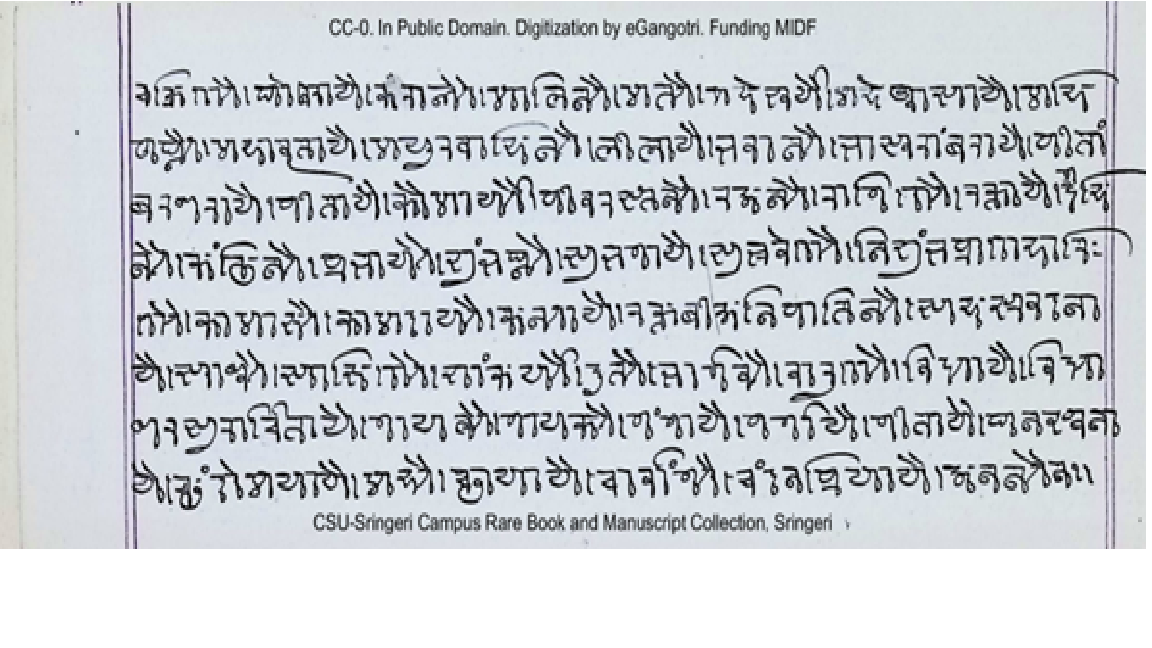
#> input picture storage/uploads/15117345bf3142dfbe1cf77fe141ef11.png, 1152 x 648 px; its folder holds only this picture in this run
$ python inference.py --input storage/uploads --output out
#> lines starting #> are read from the running program, lines starting #| are printed output that depends on the picture; after the words box and inside, x2 and y2 are one past the last pixel; in counts of white or black regions, pixels touching at a corner belong together
### app/detector.py
"""Explainable OpenCV baseline for manuscript layout-region detection.

This detector is deliberately simple: it finds ink components, groups them into
text bands, and classifies those bands from their location and shape.  A trained
detector can replace this class later without changing the API or CLI.
"""

from __future__ import annotations

from dataclasses import dataclass
from pathlib import Path

import cv2
import numpy as np

from app.schemas import BoundingBox, Region


LABELS = ("header", "footer", "main_text", "side_text", "filler")
COLORS = {
    # OpenCV uses BGR channel order.
    "header": (246, 130, 49),
    "footer": (12, 88, 234),
    "main_text": (74, 163, 22),
    "side_text": (247, 85, 168),
    "filler": (8, 179, 234),
}


@dataclass
class DetectorSettings:
    """Tunable values for the rule-based detector."""

    max_processing_side: int = 1800
    minimum_component_area_ratio: float = 0.000006
    minimum_region_area_ratio: float = 0.0008


class ManuscriptLayoutDetector:
    """Detect header, footer, main text, side text and filler regions."""

    def __init__(self, settings: DetectorSettings | None = None) -> None:
        self.settings = settings or DetectorSettings()

    def detect_file(self, image_path: str | Path) -> tuple[np.ndarray, list[Region]]:
        """Load an image and return the original pixels plus detected regions."""

        image_path = Path(image_path)
        file_bytes = np.fromfile(str(image_path), dtype=np.uint8)
        image = cv2.imdecode(file_bytes, cv2.IMREAD_COLOR)
#> image is the input picture: shape (648, 1152, 3); mean B, G, R 211.6, 206.8, 202.4
        if image is None:
            raise ValueError(f"Could not read image: {image_path}")
        return image, self.detect(image)

    def detect(self, image: np.ndarray) -> list[Region]:
        """Run the complete detection pipeline on a BGR image."""

        if image is None or image.size == 0:
            raise ValueError("The input image is empty.")

        original_height, original_width = image.shape[:2]
        working, scale = self._resize_for_processing(image)
        page_box = self._find_page_box(working)
        ink_mask = self._create_ink_mask(working, page_box)
        candidate_boxes = self._find_text_bands(ink_mask, page_box)
        regions = self._classify_and_merge(candidate_boxes, page_box, working.shape[:2])
        regions.extend(self._find_outside_margin_regions(working, page_box))

        if not regions:
            regions = [
                Region(
                    label="main_text",
                    confidence=0.35,
                    bbox=self._scale_box(page_box, 1.0 / scale, original_width, original_height),
                )
            ]
            return regions

        scaled_regions: list[Region] = []
        for region in regions:
            scaled_regions.append(
                Region(
                    label=region.label,
                    confidence=region.confidence,
                    bbox=self._scale_box(
                        region.bbox,
                        1.0 / scale,
                        original_width,
                        original_height,
                    ),
                )
            )
        return self._sort_regions(scaled_regions)

    def _find_outside_margin_regions(
        self, image: np.ndarray, page_box: BoundingBox
    ) -> list[Region]:
        """Find header/footer text above or below a detected substrate.

        Palm-leaf scans often place English collection credits on the blue scan
        background. They are outside the leaf, so they need a separate local-
        contrast pass instead of the normal page ink mask.
        """

        image_height, image_width = image.shape[:2]
        page_height = page_box.y_max - page_box.y_min + 1
        margin = max(4, int(page_height * 0.012))
        outside_ranges = [
            (0, max(0, page_box.y_min - margin)),
            (min(image_height, page_box.y_max + margin + 1), image_height),
        ]

        gray = cv2.cvtColor(image, cv2.COLOR_BGR2GRAY)
        kernel_size = max(9, int(min(image_height, image_width) * 0.023))
        if kernel_size % 2 == 0:
            kernel_size += 1
        blackhat_kernel = cv2.getStructuringElement(
            cv2.MORPH_RECT, (kernel_size, kernel_size)
        )
        local_dark = cv2.morphologyEx(gray, cv2.MORPH_BLACKHAT, blackhat_kernel)
        strong_ink = (local_dark >= 30).astype(np.uint8)

        margin_regions: list[Region] = []
        for range_index, (range_start, range_end) in enumerate(outside_ranges):
            if range_end - range_start < 4:
                continue
            band_mask = strong_ink[range_start:range_end, :]
            row_ink = np.count_nonzero(band_mask, axis=1)
            active_rows = np.flatnonzero(row_ink >= max(20, int(image_width * 0.05)))
            row_runs = self._group_indexes(active_rows, max_gap=2)

            for local_start, local_end in row_runs:
                run_height = local_end - local_start + 1
                if run_height < 3 or run_height > image_height * 0.10:
                    continue
                text_crop = band_mask[local_start : local_end + 1, :]
                column_ink = np.count_nonzero(text_crop, axis=0)
                strong_columns = np.flatnonzero(
                    column_ink >= max(2, int(run_height * 0.45))
                )
                if strong_columns.size == 0:
                    continue
                column_runs = self._group_indexes(
                    strong_columns,
                    max_gap=max(5, int(image_width * 0.012)),
                )
                x_min, x_max = max(
                    column_runs,
                    key=lambda run: run[1] - run[0],
                )
                strong_in_run = np.count_nonzero(
                    (strong_columns >= x_min) & (strong_columns <= x_max)
                )
                if strong_in_run / (x_max - x_min + 1) < 0.25:
                    continue
                width_ratio = (x_max - x_min + 1) / image_width
                center_x = (x_min + x_max) / (2 * image_width)
                if not (0.15 <= width_ratio <= 0.85 and 0.15 <= center_x <= 0.85):
                    continue
                label = "header" if range_index == 0 else "footer"
                margin_regions.append(
                    Region(
                        label,
                        0.82,
                        BoundingBox(
                        x_min,
                        range_start + local_start,
                        x_max,
                        range_start + local_end,
                        ),
                    )
                )
        return margin_regions

    def annotate(self, image: np.ndarray, regions: list[Region]) -> np.ndarray:
        """Draw labeled boxes on a copy, leaving the original image unchanged."""

        annotated = image.copy()
        image_height, image_width = annotated.shape[:2]
        line_width = max(2, int(min(image_width, image_height) / 450))
        font_scale = max(0.5, min(image_width, image_height) / 1200)

        for region in regions:
            box = region.bbox
            color = COLORS[region.label]
            cv2.rectangle(
                annotated,
                (box.x_min, box.y_min),
                (box.x_max, box.y_max),
                color,
                line_width,
            )
            text = f"{region.label} {region.confidence:.2f}"
            (text_width, text_height), _ = cv2.getTextSize(
                text, cv2.FONT_HERSHEY_SIMPLEX, font_scale, line_width
            )
            label_top = max(0, box.y_min - text_height - 10)
            label_right = min(image_width - 1, box.x_min + text_width + 10)
            cv2.rectangle(
                annotated,
                (box.x_min, label_top),
                (label_right, box.y_min),
                color,
                -1,
            )
            cv2.putText(
                annotated,
                text,
                (box.x_min + 5, max(text_height, box.y_min - 5)),
                cv2.FONT_HERSHEY_SIMPLEX,
                font_scale,
                (255, 255, 255),
                line_width,
                cv2.LINE_AA,
            )
        return annotated

    def _resize_for_processing(self, image: np.ndarray) -> tuple[np.ndarray, float]:
        height, width = image.shape[:2]
        longest_side = max(height, width)
#> in detect, `working, scale = self._resize_for_processing(image)`: scale = 1
        if longest_side <= self.settings.max_processing_side:
            return image.copy(), 1.0
        scale = self.settings.max_processing_side / longest_side
        resized = cv2.resize(
            image,
            (max(1, int(width * scale)), max(1, int(height * scale))),
            interpolation=cv2.INTER_AREA,
        )
        return resized, scale

    def _find_page_box(self, image: np.ndarray) -> BoundingBox:
        """Estimate the manuscript substrate and fall back to the whole image."""

        height, width = image.shape[:2]
        gray = cv2.cvtColor(image, cv2.COLOR_BGR2GRAY)
        blurred = cv2.GaussianBlur(gray, (9, 9), 0)
        _, bright_mask = cv2.threshold(blurred, 0, 255, cv2.THRESH_BINARY + cv2.THRESH_OTSU)
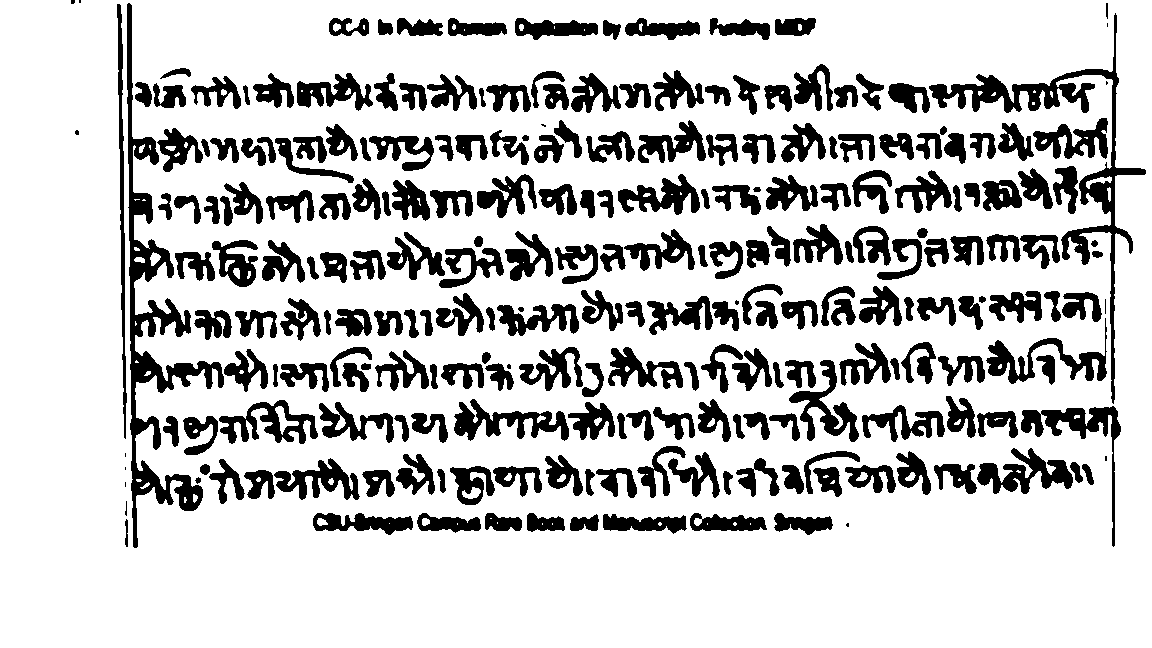
#> bright_mask: shape (648, 1152); 79.1% white; 247 black regions (15 under 20 px), largest, box (x1, y1, x2, y2) and area: (127, 3, 224, 548) 8939, (929, 13, 1146, 404) 6566, (1021, 406, 1121, 547) 2212
        kernel_size = max(7, int(min(width, height) * 0.025))
        kernel = cv2.getStructuringElement(cv2.MORPH_RECT, (kernel_size, kernel_size))
        closed = cv2.morphologyEx(bright_mask, cv2.MORPH_CLOSE, kernel)
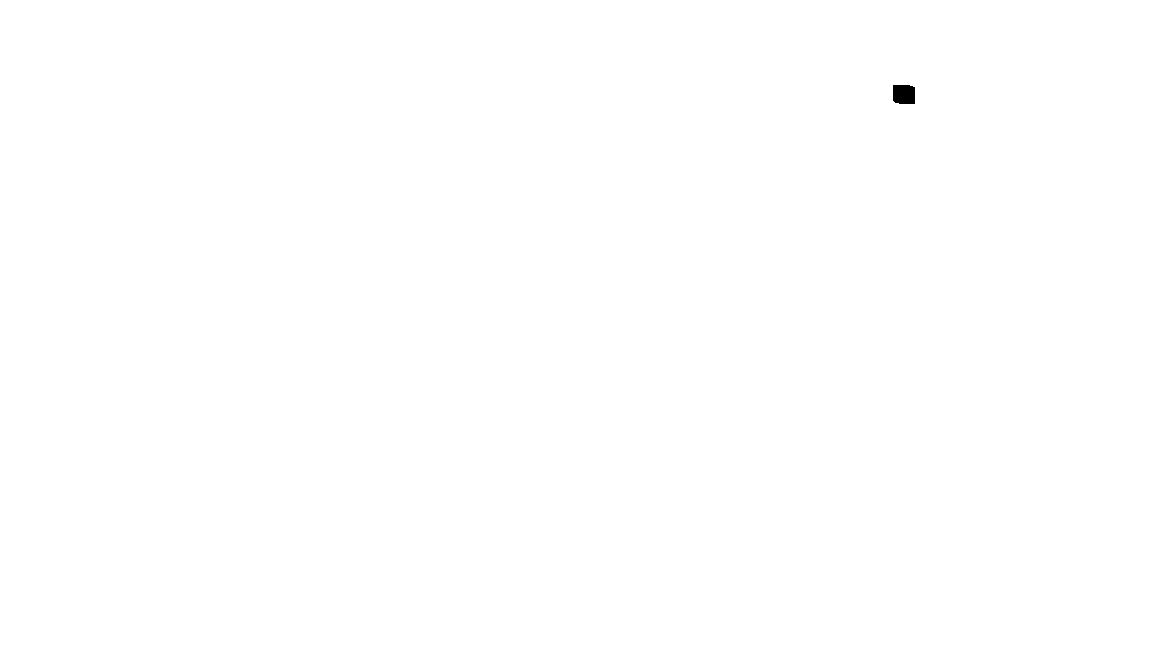
#> closed: shape (648, 1152); 99.9% white; 1 black region, box (x1, y1, x2, y2) and area: (893, 85, 915, 104) 402
        contours, _ = cv2.findContours(closed, cv2.RETR_EXTERNAL, cv2.CHAIN_APPROX_SIMPLE)
#> contours = [[[0, 0], [0, 647], [1151, 647], [1151, 0]]]

        minimum_area = width * height * 0.30
        valid = [contour for contour in contours if cv2.contourArea(contour) >= minimum_area]
#> valid = [[[0, 0], [0, 647], [1151, 647], [1151, 0]]]
        if not valid:
            return BoundingBox(0, 0, width - 1, height - 1)

        contour = max(valid, key=cv2.contourArea)
#> contour = [[0, 0], [0, 647], [1151, 647], [1151, 0]]
        x, y, box_width, box_height = cv2.boundingRect(contour)
#> x = 0; y = 0; box_width = 1152; box_height = 648
        if box_width < width * 0.55 or box_height < height * 0.35:
            return BoundingBox(0, 0, width - 1, height - 1)
        return BoundingBox(x, y, x + box_width - 1, y + box_height - 1)

    def _create_ink_mask(self, image: np.ndarray, page_box: BoundingBox) -> np.ndarray:
        gray = cv2.cvtColor(image, cv2.COLOR_BGR2GRAY)
        clahe = cv2.createCLAHE(clipLimit=2.0, tileGridSize=(8, 8))
        enhanced = clahe.apply(gray)
        blur = cv2.GaussianBlur(enhanced, (3, 3), 0)
        block_size = max(15, int(min(image.shape[:2]) / 28))
        if block_size % 2 == 0:
            block_size += 1
        mask = cv2.adaptiveThreshold(
            blur,
            255,
            cv2.ADAPTIVE_THRESH_GAUSSIAN_C,
            cv2.THRESH_BINARY_INV,
            block_size,
            11,
        )
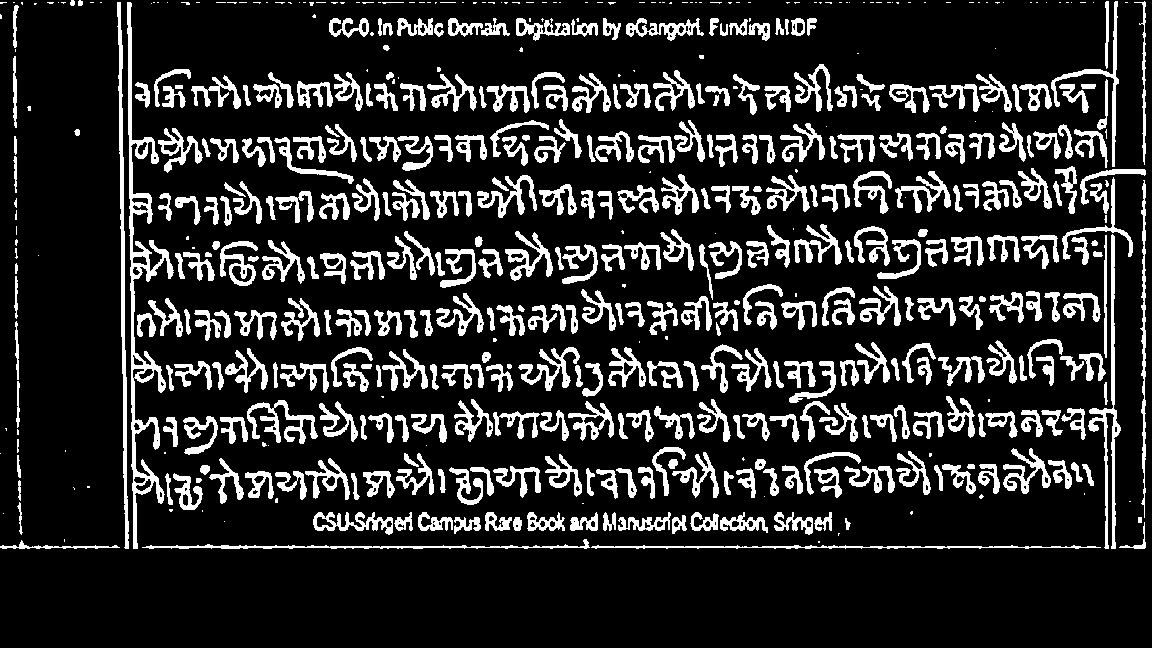
#> mask: shape (648, 1152); 16.4% white; 553 white regions (168 under 20 px), largest, box (x1, y1, x2, y2) and area: (127, 2, 174, 549) 4478, (117, 2, 129, 549) 2079, (1088, 234, 1121, 549) 1804

        # Ignore the dark area outside a palm leaf or paper page. A filled contour
        # handles rounded and damaged edges better than a rectangular crop.
        _, bright_page = cv2.threshold(
            cv2.GaussianBlur(gray, (9, 9), 0),
            0,
            255,
            cv2.THRESH_BINARY + cv2.THRESH_OTSU,
        )
        substrate_kernel_size = max(7, int(min(image.shape[:2]) * 0.025))
        substrate_kernel = cv2.getStructuringElement(
            cv2.MORPH_RECT, (substrate_kernel_size, substrate_kernel_size)
        )
        bright_page = cv2.morphologyEx(bright_page, cv2.MORPH_CLOSE, substrate_kernel)
        page_contours, _ = cv2.findContours(
            bright_page, cv2.RETR_EXTERNAL, cv2.CHAIN_APPROX_SIMPLE
        )
#> page_contours = [[[0, 0], [0, 647], [1151, 647], [1151, 0]]]
        page_mask = np.zeros_like(mask)
        if page_contours:
            largest_page = max(page_contours, key=cv2.contourArea)
#> largest_page = [[0, 0], [0, 647], [1151, 647], [1151, 0]]
            if cv2.contourArea(largest_page) >= mask.shape[0] * mask.shape[1] * 0.30:
                cv2.drawContours(page_mask, [largest_page], -1, 255, -1)
#> page_mask: shape (648, 1152); every value is 255
            else:
                cv2.rectangle(
                    page_mask,
                    (page_box.x_min, page_box.y_min),
                    (page_box.x_max, page_box.y_max),
                    255,
                    -1,
                )
        else:
            cv2.rectangle(
                page_mask,
                (page_box.x_min, page_box.y_min),
                (page_box.x_max, page_box.y_max),
                255,
                -1,
            )
        mask = cv2.bitwise_and(mask, page_mask)
        clean_kernel = cv2.getStructuringElement(cv2.MORPH_RECT, (2, 2))
        mask = cv2.morphologyEx(mask, cv2.MORPH_OPEN, clean_kernel)
#> mask: shape (648, 1152); 16.3% white; 544 white regions (95 under 20 px), largest, box (x1, y1, x2, y2) and area: (128, 3, 174, 550) 4460, (118, 3, 130, 550) 2076, (1089, 409, 1122, 550) 1154

        # Printed borders and scan edges should not be joined to nearby text.
        page_width = page_box.x_max - page_box.x_min + 1
        page_height = page_box.y_max - page_box.y_min + 1
        vertical_kernel = cv2.getStructuringElement(
            cv2.MORPH_RECT, (1, max(15, int(page_height * 0.28)))
        )
        horizontal_kernel = cv2.getStructuringElement(
            cv2.MORPH_RECT, (max(15, int(page_width * 0.75)), 1)
        )
        vertical_lines = cv2.morphologyEx(mask, cv2.MORPH_OPEN, vertical_kernel)
#> vertical_lines: shape (648, 1152); 0.34% white; 2 white regions, box (x1, y1, x2, y2) and area: (121, 3, 127, 550) 1543, (130, 3, 134, 471) 982
        horizontal_lines = cv2.morphologyEx(mask, cv2.MORPH_OPEN, horizontal_kernel)
#> horizontal_lines: shape (648, 1152); every value is 0
        # Remove a small halo as adaptive thresholding makes old rules/borders thick.
        line_halo = cv2.getStructuringElement(cv2.MORPH_RECT, (7, 7))
        vertical_lines = cv2.dilate(vertical_lines, line_halo, iterations=1)
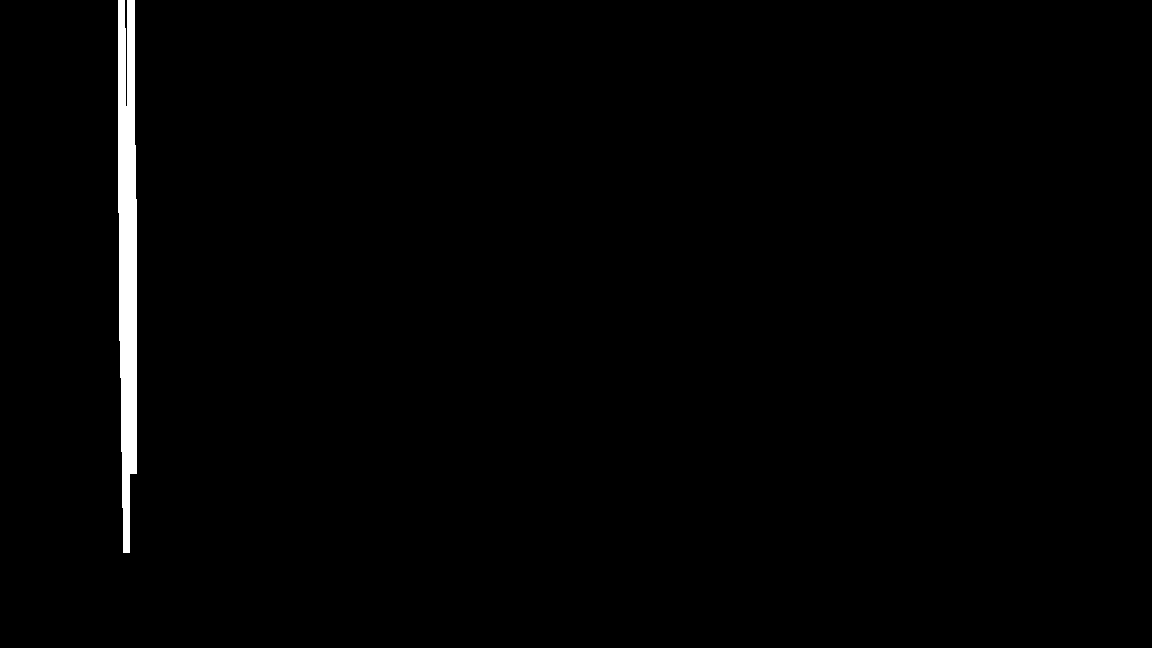
#> vertical_lines: shape (648, 1152); 1.2% white; 1 white region, box (x1, y1, x2, y2) and area: (118, 0, 137, 553) 8603
        horizontal_lines = cv2.dilate(horizontal_lines, line_halo, iterations=1)
        page_lines = cv2.bitwise_or(vertical_lines, horizontal_lines)
        return cv2.subtract(mask, page_lines)
#> returned value: shape (648, 1152); 15.7% white; 549 white regions (95 under 20 px), largest, box (x1, y1, x2, y2) and area: (1089, 409, 1122, 550) 1154, (248, 401, 319, 445) 1049, (1052, 2, 1120, 168) 971

    def _find_text_bands(
        self, mask: np.ndarray, page_box: BoundingBox
    ) -> list[BoundingBox]:
        page_width = page_box.x_max - page_box.x_min + 1
        page_height = page_box.y_max - page_box.y_min + 1
        page_crop = mask[
            page_box.y_min : page_box.y_max + 1,
            page_box.x_min : page_box.x_max + 1,
        ]

        # A horizontal projection separates text lines even when characters touch.
        row_ink = np.count_nonzero(page_crop, axis=1)
#> row_ink = 648 values, max 975 at index 548, min 0 at index 550, mean 181.4
#> (the rest of the program and of its run is left out)
